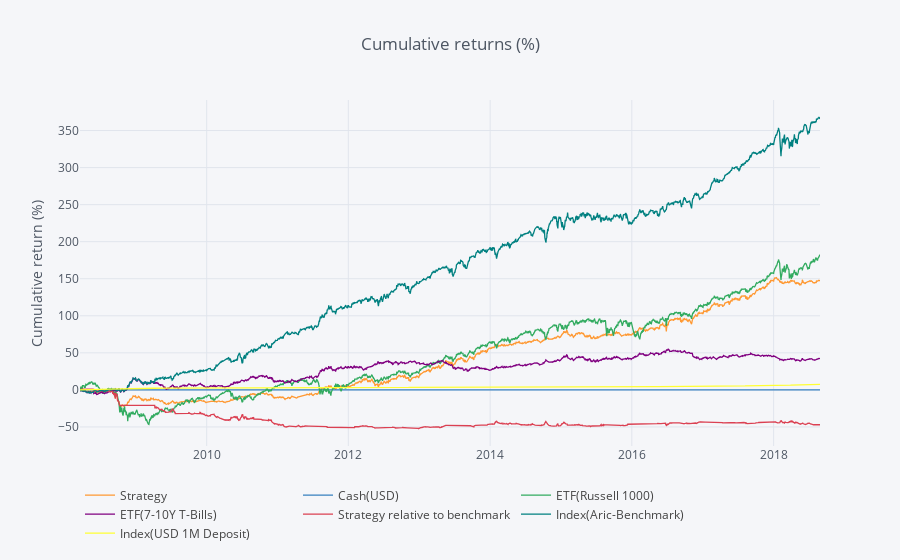
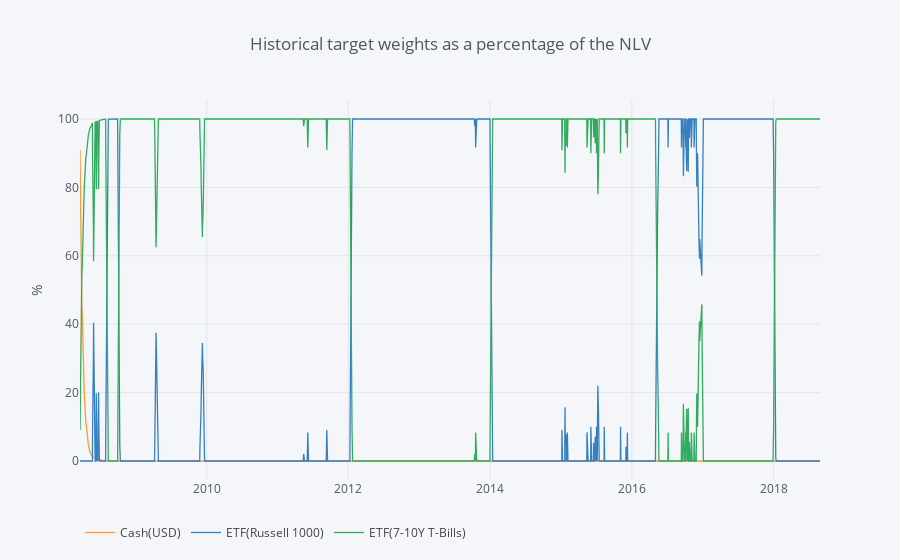
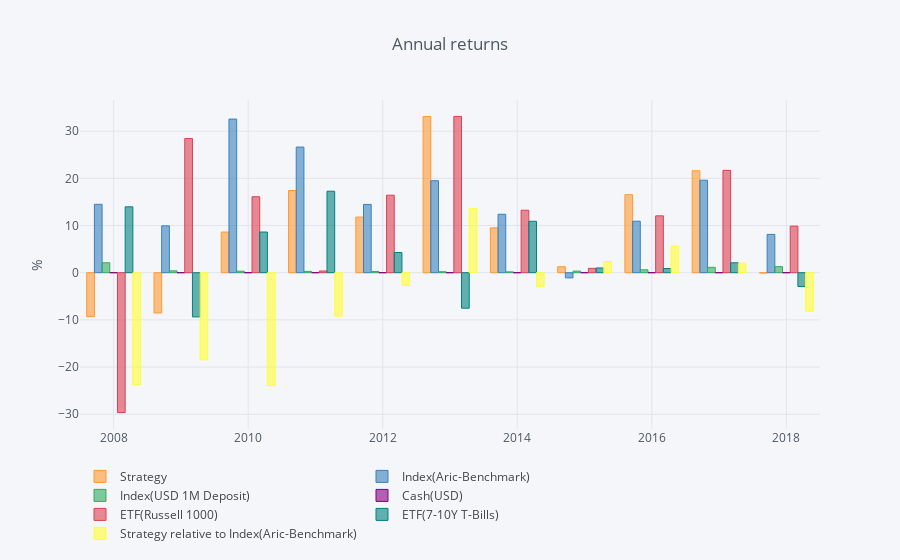

The notebook cell saved with these charts, in order:
### Code cell
episode.renderer.cumulative_performance.to_plotly()
episode.renderer.target_weights.to_plotly()
episode.renderer.annual_returns.to_plotly()
episode.renderer.tearsheet()

### Figure 1 — Plotly figure (JSON) as saved in the notebook; plotly's stock layout.template omitted (floating-point values rounded to 4 significant figures; data arrays with more than 128 entries replaced by an {"elided": "..."} marker saying what was removed)
{"data": [{"line": {"color": "rgba(255, 153, 51, 1.0)", "dash": "solid", "shape": "linear", "width": 1.3}, "mode": "lines", "name": "Strategy", "text": "", "type": "scatter", "uid": "5cb8cbbb-b448-42b8-a447-7dc592e1c24f", "x": {"elided": "2725 str values"}, "y": {"elided": "2725 float values"}}, {"line": {"color": "rgba(55, 128, 191, 1.0)", "dash": "solid", "shape": "linear", "width": 1.3}, "mode": "lines", "name": "Cash(USD)", "text": "", "type": "scatter", "uid": "f83a3519-7dd3-49fd-859b-72d68edbc5d0", "x": {"elided": "2725 str values"}, "y": {"elided": "2725 int values"}}, {"line": {"color": "rgba(50, 171, 96, 1.0)", "dash": "solid", "shape": "linear", "width": 1.3}, "mode": "lines", "name": "ETF(Russell 1000)", "text": "", "type": "scatter", "uid": "a068f0e0-da26-4e4c-bdc2-94d4a7892511", "x": {"elided": "2725 str values"}, "y": {"elided": "2725 float values"}}, {"line": {"color": "rgba(128, 0, 128, 1.0)", "dash": "solid", "shape": "linear", "width": 1.3}, "mode": "lines", "name": "ETF(7-10Y T-Bills)", "text": "", "type": "scatter", "uid": "a2db8bed-a677-4013-ae40-619933a965f4", "x": {"elided": "2725 str values"}, "y": {"elided": "2725 float values"}}, {"line": {"color": "rgba(219, 64, 82, 1.0)", "dash": "solid", "shape": "linear", "width": 1.3}, "mode": "lines", "name": "Strategy relative to benchmark", "text": "", "type": "scatter", "uid": "4da49950-8703-4f48-b2c7-49cceb9cb143", "x": {"elided": "2725 str values"}, "y": {"elided": "2725 float values"}}, {"line": {"color": "rgba(0, 128, 128, 1.0)", "dash": "solid", "shape": "linear", "width": 1.3}, "mode": "lines", "name": "Index(Aric-Benchmark)", "text": "", "type": "scatter", "uid": "4a339c54-e8bd-4fde-b22b-96e9bbff45e5", "x": {"elided": "2725 str values"}, "y": {"elided": "2725 float values"}}, {"line": {"color": "rgba(255, 255, 51, 1.0)", "dash": "solid", "shape": "linear", "width": 1.3}, "mode": "lines", "name": "Index(USD 1M Deposit)", "text": "", "type": "scatter", "uid": "44d42a3c-22c8-40d3-a6df-85d10b760f48", "x": {"elided": "2725 str values"}, "y": {"elided": "2725 float values"}}], "layout": {"legend": {"orientation": "h"}, "paper_bgcolor": "#F5F6F9", "plot_bgcolor": "#F5F6F9", "showlegend": true, "title": {"font": {"color": "#4D5663"}, "text": "Cumulative returns (%)"}, "xaxis": {"gridcolor": "#E1E5ED", "showgrid": true, "tickfont": {"color": "#4D5663"}, "title": {"font": {"color": "#4D5663"}, "text": ""}, "zerolinecolor": "#E1E5ED"}, "yaxis": {"gridcolor": "#E1E5ED", "showgrid": true, "tickfont": {"color": "#4D5663"}, "title": {"font": {"color": "#4D5663"}, "text": "Cumulative return (%)"}, "zerolinecolor": "#E1E5ED"}}}

### Figure 2 — Plotly figure (JSON) as saved in the notebook; plotly's stock layout.template omitted (floating-point values rounded to 4 significant figures; data arrays with more than 128 entries replaced by an {"elided": "..."} marker saying what was removed)
{"data": [{"line": {"color": "rgba(255, 153, 51, 1.0)", "dash": "solid", "shape": "linear", "width": 1.3}, "mode": "lines", "name": "Cash(USD)", "text": "", "type": "scatter", "uid": "3276f026-4ce9-4d7c-8652-24ab95463598", "x": {"elided": "2725 str values"}, "y": {"elided": "2725 float values"}}, {"line": {"color": "rgba(55, 128, 191, 1.0)", "dash": "solid", "shape": "linear", "width": 1.3}, "mode": "lines", "name": "ETF(Russell 1000)", "text": "", "type": "scatter", "uid": "094f032c-1eab-4881-91ff-cdac11c1b04b", "x": {"elided": "2725 str values"}, "y": {"elided": "2725 float values"}}, {"line": {"color": "rgba(50, 171, 96, 1.0)", "dash": "solid", "shape": "linear", "width": 1.3}, "mode": "lines", "name": "ETF(7-10Y T-Bills)", "text": "", "type": "scatter", "uid": "812ae115-e09b-4d2a-b0cd-84118a065a2c", "x": {"elided": "2725 str values"}, "y": {"elided": "2725 float values"}}], "layout": {"legend": {"orientation": "h"}, "paper_bgcolor": "#F5F6F9", "plot_bgcolor": "#F5F6F9", "showlegend": true, "title": {"font": {"color": "#4D5663"}, "text": "Historical target weights as a percentage of the NLV"}, "xaxis": {"gridcolor": "#E1E5ED", "showgrid": true, "tickfont": {"color": "#4D5663"}, "title": {"font": {"color": "#4D5663"}, "text": ""}, "zerolinecolor": "#E1E5ED"}, "yaxis": {"gridcolor": "#E1E5ED", "showgrid": true, "tickfont": {"color": "#4D5663"}, "title": {"font": {"color": "#4D5663"}, "text": "%"}, "zerolinecolor": "#E1E5ED"}}}

### Figure 3 — Plotly figure (JSON) as saved in the notebook; plotly's stock layout.template omitted (floating-point values rounded to 4 significant figures)
{"data": [{"marker": {"color": "rgba(255, 153, 51, 0.6)", "line": {"color": "rgba(255, 153, 51, 1.0)", "width": 1}}, "name": "Strategy", "orientation": "v", "text": "", "type": "bar", "uid": "b2053988-41db-4258-8db2-08984f8c3747", "x": [2008, 2009, 2010, 2011, 2012, 2013, 2014, 2015, 2016, 2017, 2018], "y": [-9.3, -8.526, 8.618, 17.42, 11.79, 33.11, 9.51, 1.269, 16.53, 21.61, -0.07347]}, {"marker": {"color": "rgba(55, 128, 191, 0.6)", "line": {"color": "rgba(55, 128, 191, 1.0)", "width": 1}}, "name": "Index(Aric-Benchmark)", "orientation": "v", "text": "", "type": "bar", "uid": "eb3d8551-7d15-4476-a1a2-1dea543fe3d5", "x": [2008, 2009, 2010, 2011, 2012, 2013, 2014, 2015, 2016, 2017, 2018], "y": [14.49, 9.934, 32.55, 26.62, 14.47, 19.49, 12.39, -1.096, 10.91, 19.6, 8.117]}, {"marker": {"color": "rgba(50, 171, 96, 0.6)", "line": {"color": "rgba(50, 171, 96, 1.0)", "width": 1}}, "name": "Index(USD 1M Deposit)", "orientation": "v", "text": "", "type": "bar", "uid": "ca38c00b-3391-421f-80b3-7e77cb297b55", "x": [2008, 2009, 2010, 2011, 2012, 2013, 2014, 2015, 2016, 2017, 2018], "y": [2.108, 0.3929, 0.3159, 0.2778, 0.2631, 0.2107, 0.1756, 0.3368, 0.6098, 1.135, 1.279]}, {"marker": {"color": "rgba(128, 0, 128, 0.6)", "line": {"color": "rgba(128, 0, 128, 1.0)", "width": 1}}, "name": "Cash(USD)", "orientation": "v", "text": "", "type": "bar", "uid": "63ef4330-7244-41cd-ab6e-5f4968bc4995", "x": [2008, 2009, 2010, 2011, 2012, 2013, 2014, 2015, 2016, 2017, 2018], "y": [0, 0, 0, 0, 0, 0, 0, 0, 0, 0, 0]}, {"marker": {"color": "rgba(219, 64, 82, 0.6)", "line": {"color": "rgba(219, 64, 82, 1.0)", "width": 1}}, "name": "ETF(Russell 1000)", "orientation": "v", "text": "", "type": "bar", "uid": "8ebff68b-37f9-4cde-a74b-54fe6d1d9b8d", "x": [2008, 2009, 2010, 2011, 2012, 2013, 2014, 2015, 2016, 2017, 2018], "y": [-29.63, 28.43, 16.1, 0.3663, 16.42, 33.11, 13.24, 0.9175, 12.05, 21.69, 9.869]}, {"marker": {"color": "rgba(0, 128, 128, 0.6)", "line": {"color": "rgba(0, 128, 128, 1.0)", "width": 1}}, "name": "ETF(7-10Y T-Bills)", "orientation": "v", "text": "", "type": "bar", "uid": "286f2a3a-1e81-4052-b266-60cbb6eae63f", "x": [2008, 2009, 2010, 2011, 2012, 2013, 2014, 2015, 2016, 2017, 2018], "y": [13.96, -9.37, 8.618, 17.27, 4.275, -7.525, 10.9, 1.004, 0.885, 2.1, -2.923]}, {"marker": {"color": "rgba(255, 255, 51, 0.6)", "line": {"color": "rgba(255, 255, 51, 1.0)", "width": 1}}, "name": "Strategy relative to Index(Aric-Benchmark)", "orientation": "v", "text": "", "type": "bar", "uid": "7b98366e-82f8-4fea-9292-8a58c15cfb7d", "x": [2008, 2009, 2010, 2011, 2012, 2013, 2014, 2015, 2016, 2017, 2018], "y": [-23.79, -18.46, -23.93, -9.2, -2.678, 13.62, -2.877, 2.365, 5.62, 2.009, -8.191]}], "layout": {"legend": {"orientation": "h"}, "paper_bgcolor": "#F5F6F9", "plot_bgcolor": "#F5F6F9", "showlegend": true, "title": {"font": {"color": "#4D5663"}, "text": "Annual returns"}, "xaxis": {"gridcolor": "#E1E5ED", "showgrid": true, "tickfont": {"color": "#4D5663"}, "title": {"font": {"color": "#4D5663"}, "text": ""}, "zerolinecolor": "#E1E5ED"}, "yaxis": {"gridcolor": "#E1E5ED", "showgrid": true, "tickfont": {"color": "#4D5663"}, "title": {"font": {"color": "#4D5663"}, "text": "%"}, "zerolinecolor": "#E1E5ED"}}}
